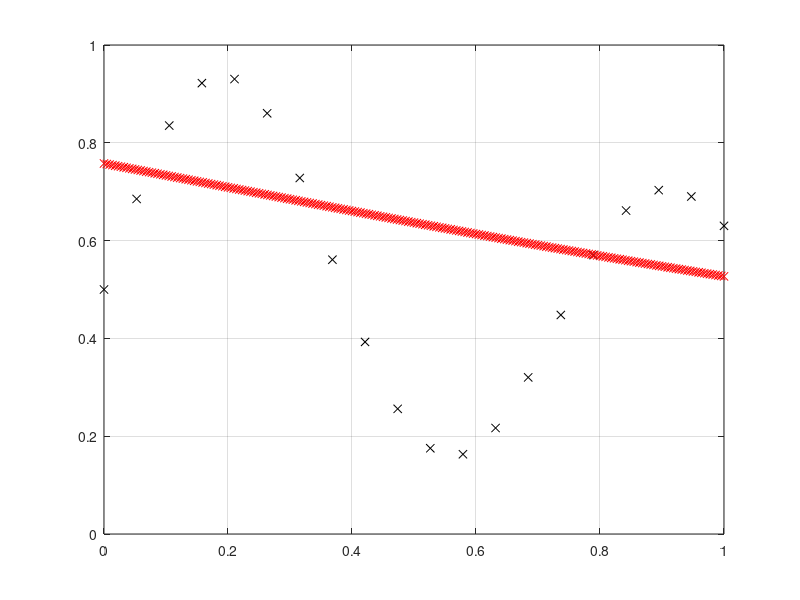

This figure's MATLAB source:
%Darba atliko AKSfm-21 gr. stud. Aušra Jonauskaitė
clc;
clear all;
close all;
% Pagrindinė užduotis
%1.Duomenu paruosimas
%įėjime paduodamas 20 skaičių vektorius x
x =[0:1/19:1];
%vienas išėjimas 
y1 = ((1 + 0.6*sin(2*pi*x/0.7))+0.3*sin(2*pi*x))/2;
figure(1)
plot(x,y1,'kx');
grid on;
%2. Tinklo strukturos pasirinkimas (4-8 neuronai) - 6 neuronai
% pirmojo pasleptojo sluoksnio rysiu svoriai
%w2[1]_1 - svoris einantis is pirmo iejimo [1] i 2 neurona pirmame
%sluoksnyje _1
w11_1=randn(1);
w21_1=randn(1);
w31_1=randn(1);
w41_1=randn(1);
w51_1=randn(1);
w61_1=randn(1);
b1_1=randn(1);
b2_1=randn(1);
b3_1=randn(1);
b4_1=randn(1);
b5_1=randn(1);
b6_1=randn(1);
% antrojo sluoksnio (isejimo) rysiu svoriai
w11_2=randn(1);
w12_2=randn(1);
w13_2=randn(1);
w14_2=randn(1);
w15_2=randn(1);
w16_2=randn(1);
b1_2=randn(1);
n=0.05;
for i = 100
    for index = 1:length(x)
        %3. Skaiciuojame tinklo atsaka
        %3.1 Pirmojo sluoksnio neuronams
        v1_1 = x(index)*w11_1+b1_1;
        v2_1 = x(index)*w21_1+b2_1;
        v3_1 = x(index)*w31_1+b3_1;
        v4_1 = x(index)*w41_1+b4_1;
        v5_1 = x(index)*w51_1+b5_1;
        v6_1 = x(index)*w61_1+b6_1;
        %pritaikoma sigmoidine aktyvavimo funkcija 
        y1_1 = 1/(1+exp(-v1_1));
        y2_1 = 1/(1+exp(-v2_1));
        y3_1 = 1/(1+exp(-v3_1));
        y4_1 = 1/(1+exp(-v4_1));
        y5_1 = 1/(1+exp(-v5_1));
        y6_1 = 1/(1+exp(-v6_1));
        %3.2 Antrojo sluoksnio neuronui
        v1_2 = y1_1*w11_2+y2_1*w12_2+y3_1*w13_2+y4_1*w14_2+y5_1*w15_2+y6_1*w16_2+b1_2;
        %pritaikoma tiesine aktyvavimo funkcija isejime
        y1_2 = v1_2;
        y = y1_2;
        %3.3 skaiciuojame klaida
        e = y1(index) - y;
        %4.-----rysiu svoriu atnaujinimas------------
        %4.1. skaiciuojame klaidos gradienta isejimo sl. neuronui
        delta1_2 = e;
        %4.2. skaiciuojame klaidos gradienta pasleptojo sl. neuronams
        delta1_1=y1_1*(1-y1_1)*delta1_2*w11_2;
        delta2_1=y2_1*(1-y2_1)*delta1_2*w12_2;
        delta3_1=y3_1*(1-y3_1)*delta1_2*w13_2;
        delta4_1=y4_1*(1-y4_1)*delta1_2*w14_2;
        delta5_1=y5_1*(1-y5_1)*delta1_2*w15_2;
        delta6_1=y6_1*(1-y6_1)*delta1_2*w16_2;
        %4.3. atnaujiname isejimo sluoksnio rysiu svorius
        w11_2 = w11_2+n*delta1_2*y1_1;
        w12_2 = w12_2+n*delta1_2*y2_1;
        w13_2 = w13_2+n*delta1_2*y3_1;
        w14_2 = w14_2+n*delta1_2*y4_1;
        w15_2 = w15_2+n*delta1_2*y5_1;
        w16_2 = w16_2+n*delta1_2*y6_1;
        b1_2 = b1_2+n*delta1_2;
        %4.4. atnaujiname pasleptojo sluoksnio rysiu svorius
        w11_1 = w11_1+n*delta1_1*x(index);
        w21_1 = w21_1+n*delta2_1*x(index);
        w31_1 = w31_1+n*delta3_1*x(index);
        w41_1 = w41_1+n*delta4_1*x(index);
        w51_1 = w51_1+n*delta5_1*x(index);
        w61_1 = w61_1+n*delta6_1*x(index);
        b1_1 = b1_1+n*delta1_1;
        b2_1 = b2_1+n*delta2_1;
        b3_1 = b3_1+n*delta3_1;
        b4_1 = b4_1+n*delta4_1;
        b5_1 = b5_1+n*delta5_1;
        b6_1 = b6_1+n*delta6_1;
    end
end
X = [0:1/220:1];
Y = zeros(1,length(y1));
for index = 1:length(X)
    v1_1 = X(index)*w11_1+b1_1;
    v2_1 = X(index)*w21_1+b2_1;
    v3_1 = X(index)*w31_1+b3_1;
    v4_1 = X(index)*w41_1+b4_1;
    v5_1 = X(index)*w51_1+b5_1;
    v6_1 = X(index)*w61_1+b6_1;
    %pritaikoma sigmoidinė aktyvavimo funkcija 
    y1_1 = 1/(1+exp(-v1_1));
    y2_1 = 1/(1+exp(-v2_1));
    y3_1 = 1/(1+exp(-v3_1));
    y4_1 = 1/(1+exp(-v4_1));
    y5_1 = 1/(1+exp(-v5_1));
    y6_1 = 1/(1+exp(-v6_1));
    %3.2 Antrojo sluoksnio neuronui
    v1_2 = y1_1*w11_2+y2_1*w12_2+y3_1*w13_2+y4_1*w14_2+y5_1*w15_2+y6_1*w16_2+b1_2;
    %pritaikoma tiesine aktyvavimo funkcija isejime
    y1_2 = v1_2;
    %3.3 saugome tarpines reiksmes
    Y(index) = y1_2;
end
hold on;
plot (X,Y,'rx');
hold off;
